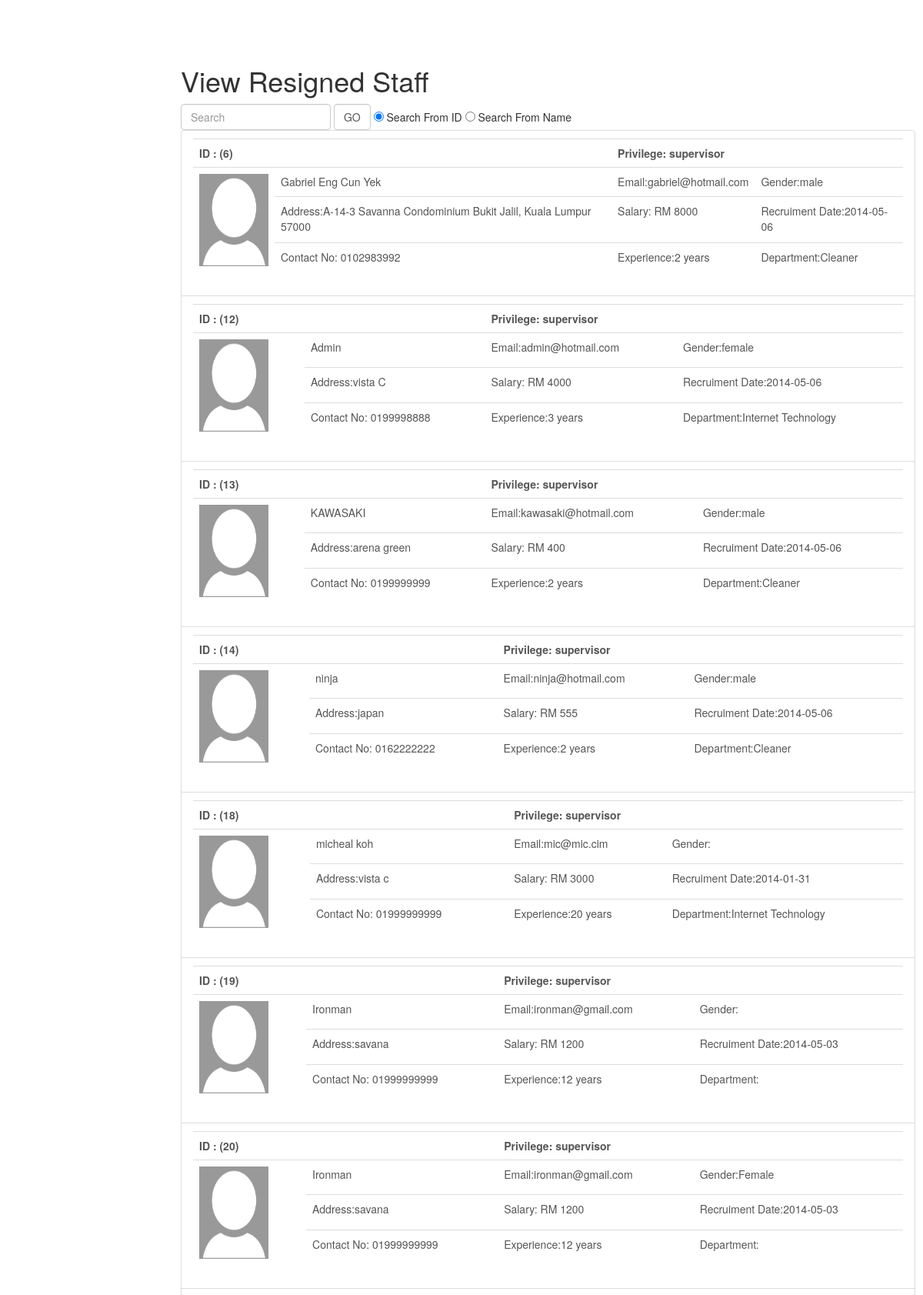
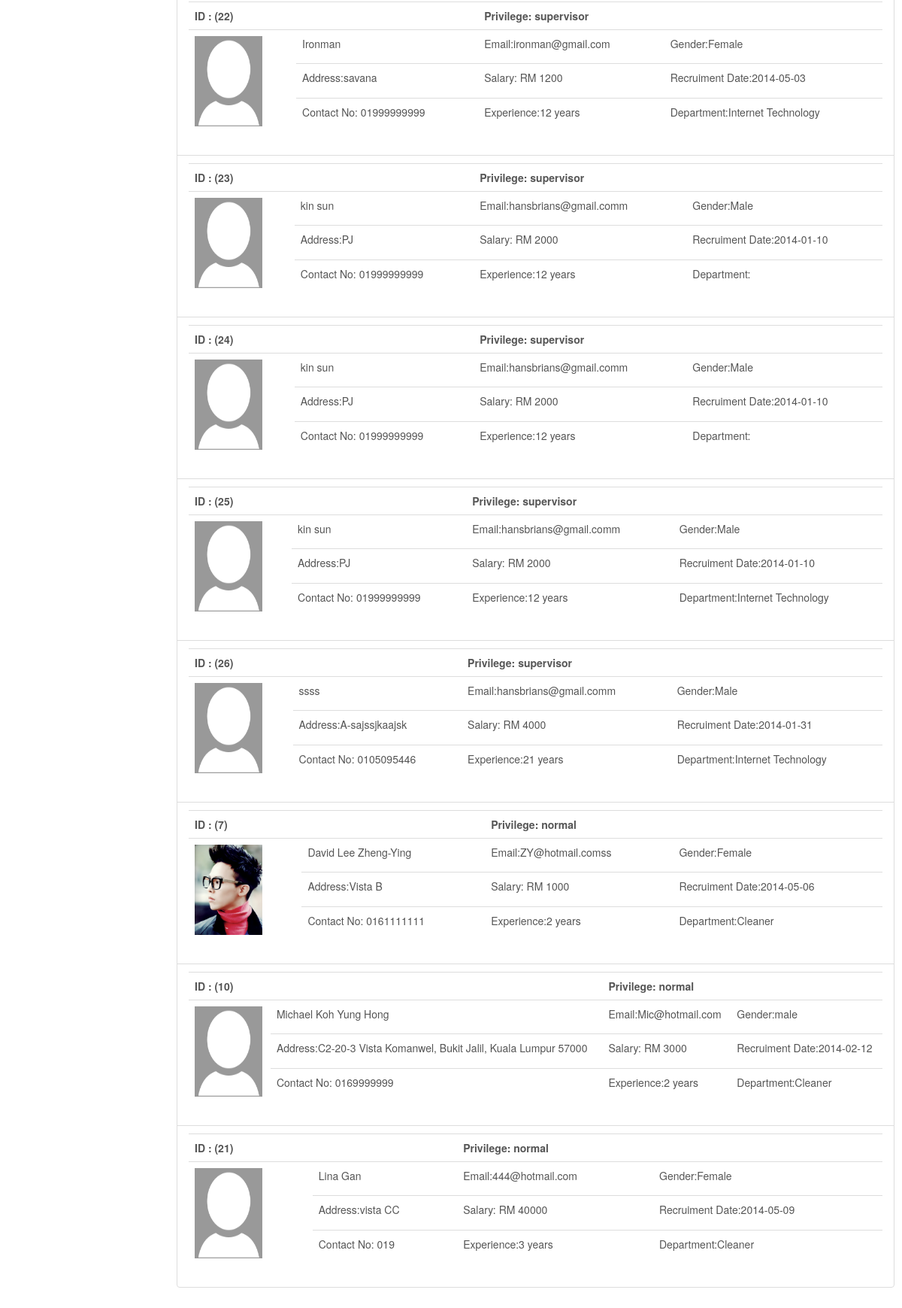
/viewresignstaff.php, run on the app's committed database (2 pictures, top to bottom).
### tables this page shows
CREATE TABLE IF NOT EXISTS `employees` (
  `Employees_ID` int(11) NOT NULL AUTO_INCREMENT,
  `FullName` varchar(300) NOT NULL,
  `Identification_Card` varchar(100) NOT NULL,
  `Address` varchar(300) NOT NULL,
  `Contact_No` varchar(100) NOT NULL,
  `Email` varchar(300) NOT NULL,
  `Salary` varchar(100) NOT NULL,
  `Experience` varchar(300) NOT NULL,
  `Gender` varchar(100) NOT NULL,
  `Recruitment_Date` date NOT NULL,
  `Privilege` varchar(100) NOT NULL,
  PRIMARY KEY (`Employees_ID`)
);

CREATE TABLE IF NOT EXISTS `employees_department` (
  `EmpDepart_ID` int(11) NOT NULL AUTO_INCREMENT,
  `Employees_ID` int(11) NOT NULL,
  `Department_ID` int(11) NOT NULL,
  PRIMARY KEY (`EmpDepart_ID`)
);

CREATE TABLE IF NOT EXISTS `department` (
  `Department_ID` int(11) NOT NULL AUTO_INCREMENT,
  `Department_Name` varchar(300) NOT NULL,
  `Supervisor_ID` int(11) NOT NULL,
  PRIMARY KEY (`Department_ID`)
);

### core/function/users.php (called while the page is built, shortened)
<?php
function getdepartmentname ($id){
	$query= mysql_query("SELECT Department_Name FROM department WHERE Department_ID='$id'");
	$result =mysql_result($query, 0);
	return $result;
}
function getdepartmentID ($id){
	$query = mysql_query("SELECT Department_ID FROM employees_department WHERE Employees_ID = '$id' ");
	$result = mysql_result($query, 0);
	return $result;
}
?>

### viewresignstaff.php (the view, shortened to what this page needs)
<?php require 'core/init.php' ?>
  <body>
    <div id="wrapper">
      <div id="page-wrapper">
        <div class="row">
        <h1>View Resigned Staff</h1>
        <div id="col-xs-3">
        <?php
				if(isset($_POST['gobtn'])==TRUE){
					if($_POST['searchoption']=="SearchID"){
					$query= mysql_query("SELECT *
				FROM employees
				WHERE (  Privilege ='normal' OR Privilege ='supervisor') AND Employees_ID LIKE '%$_POST[search]%' AND Employee_Status='active'");
					}else{
						$query= mysql_query("SELECT *
				FROM employees
				WHERE ( Privilege ='normal' OR Privilege ='supervisor' ) AND FullName LIKE '%$_POST[search]%' AND Employee_Status='active'");
					}
				}else{
					$query= mysql_query("SELECT *
FROM employees
WHERE Privilege ='normal' OR Privilege ='supervisor' ORDER BY Privilege DESC, Employees_ID ASC");
				}
if(isset($_GET['id'])==false){
	?>  <form method ="post" action="" class="form-inline" role="form">
		<input type="search" name ="search" class="form-control" placeholder="Search">
  		<input type="submit" name="gobtn" id="button" value="GO" class="form-control">
        <div class="radio" >
  	<label>
    	<input type="radio" name="searchoption" id="optionsRadios1" value="SearchID" checked>
    Search From ID
  </label>
</div>
<div class="radio">
  <label>
    <input type="radio" name="searchoption" id="optionsRadios2" value="SearchName">
    Search From Name
  </label>
</div>
    <?php
	if(mysql_num_rows($query)==0){
		echo '<div class="alert alert-danger"><p>No search result found</p></div>';
	}else{
	echo '
<div class="list-group">';
while($result=mysql_fetch_assoc($query)){
			 $file = "picture/".$result['Employees_ID'].".jpg";
			 if (file_exists($file)==true){
				$pict = $result['Employees_ID'];
			 }else{
				 $pict = "no-pict";
			 }
			echo "<a href='viewresignstaff.php?id=".$result['Employees_ID']."' class='list-group-item'><table class='table'>
			<tr><th colspan='2'>ID : (".$result['Employees_ID'].")</th><th colspan='2'>Privilege: ".$result['Privilege']."</th></tr>
			<tr><td rowspan='3'><img src='picture/".$pict.".jpg'  width='90' height='120' ></td><td>".$result['FullName']."</td><td>Email:".$result['Email']."</td><td>Gender:".$result['Gender']."</td></tr>
			<tr><td>Address:".$result['Address']."</td><td>Salary: RM ".$result['Salary']."</td><td>Recruiment Date:".$result['Recruitment_Date']."</td></tr>
			<tr><td>Contact No: ".$result['Contact_No']."</td><td>Experience:".$result['Experience']." years</td><td>Department:".getdepartmentname(getdepartmentID($result['Employees_ID']))."</td></tr></table></a>";
			}
			echo '</div>';
}
}
?>
          </div>
        </div>
      </div>
    </div>
  </body>
</html>

### core/init.php (shortened to what this page needs)
	<?php
require 'function/users.php';
?>
<!DOCTYPE html>
<html lang="en">
  <head>
    <link href="css/bootstrap.css" rel="stylesheet">
    <link rel="stylesheet" href="font-awesome/css/font-awesome.min.css">
  </head>

### data on the page
employees: Employees_ID "6", Privilege "supervisor", FullName "Gabriel Eng Cun Yek", Email "gabriel@hotmail.com", Gender "male", Address "A-14-3 Savanna Condominium Bukit Jalil, Kuala Lumpur 57000", Salary "8000", Recruitment_Date "2014-05-06", Contact_No "0102983992", Experience "2", Employees_ID.Department_Name "Cleaner"
employees: Employees_ID "12", Privilege "supervisor", FullName "Admin", Email "admin@hotmail.com", Gender "female", Address "vista C", Salary "4000", Recruitment_Date "2014-05-06", Contact_No "0199998888", Experience "3", Employees_ID.Department_Name "Internet Technology"
employees: Employees_ID "13", Privilege "supervisor", FullName "KAWASAKI", Email "kawasaki@hotmail.com", Gender "male", Address "arena green", Salary "400", Recruitment_Date "2014-05-06", Contact_No "0199999999", Experience "2", Employees_ID.Department_Name "Cleaner"
employees: Employees_ID "14", Privilege "supervisor", FullName "ninja", Email "ninja@hotmail.com", Gender "male", Address "japan", Salary "555", Recruitment_Date "2014-05-06", Contact_No "0162222222", Experience "2", Employees_ID.Department_Name "Cleaner"
employees: Employees_ID "18", Privilege "supervisor", FullName "micheal koh", Email "mic@mic.cim", Address "vista c", Salary "3000", Recruitment_Date "2014-01-31", Contact_No "01999999999", Experience "20", Employees_ID.Department_Name "Internet Technology"
employees: Employees_ID "19", Privilege "supervisor", FullName "Ironman", Email "ironman@gmail.com", Address "savana", Salary "1200", Recruitment_Date "2014-05-03", Contact_No "01999999999", Experience "12"
employees: Employees_ID "20", Privilege "supervisor", FullName "Ironman", Email "ironman@gmail.com", Gender "Female", Address "savana", Salary "1200", Recruitment_Date "2014-05-03", Contact_No "01999999999", Experience "12"
employees: Employees_ID "22", Privilege "supervisor", FullName "Ironman", Email "ironman@gmail.com", Gender "Female", Address "savana", Salary "1200", Recruitment_Date "2014-05-03", Contact_No "01999999999", Experience "12", Employees_ID.Department_Name "Internet Technology"
employees: Employees_ID "23", Privilege "supervisor", FullName "kin sun", Email "hansbrians@gmail.comm", Gender "Male", Address "PJ", Salary "2000", Recruitment_Date "2014-01-10", Contact_No "01999999999", Experience "12"
employees: Employees_ID "24", Privilege "supervisor", FullName "kin sun", Email "hansbrians@gmail.comm", Gender "Male", Address "PJ", Salary "2000", Recruitment_Date "2014-01-10", Contact_No "01999999999", Experience "12"
employees: Employees_ID "25", Privilege "supervisor", FullName "kin sun", Email "hansbrians@gmail.comm", Gender "Male", Address "PJ", Salary "2000", Recruitment_Date "2014-01-10", Contact_No "01999999999", Experience "12", Employees_ID.Department_Name "Internet Technology"
employees: Employees_ID "26", Privilege "supervisor", FullName "ssss", Email "hansbrians@gmail.comm", Gender "Male", Address "A-sajssjkaajsk", Salary "4000", Recruitment_Date "2014-01-31", Contact_No "0105095446", Experience "21", Employees_ID.Department_Name "Internet Technology"
employees: Employees_ID "7", Privilege "normal", shows a picture, FullName "David Lee Zheng-Ying", Email "ZY@hotmail.comss", Gender "Female", Address "Vista B", Salary "1000", Recruitment_Date "2014-05-06", Contact_No "0161111111", Experience "2", Employees_ID.Department_Name "Cleaner"
employees: Employees_ID "10", Privilege "normal", FullName "Michael Koh Yung Hong", Email "Mic@hotmail.com", Gender "male", Address "C2-20-3 Vista Komanwel, Bukit Jalil, Kuala Lumpur 57000", Salary "3000", Recruitment_Date "2014-02-12", Contact_No "0169999999", Experience "2", Employees_ID.Department_Name "Cleaner"
employees: Employees_ID "21", Privilege "normal", FullName "Lina Gan", Email "444@hotmail.com", Gender "Female", Address "vista CC", Salary "40000", Recruitment_Date "2014-05-09", Contact_No "019", Experience "3", Employees_ID.Department_Name "Cleaner"
